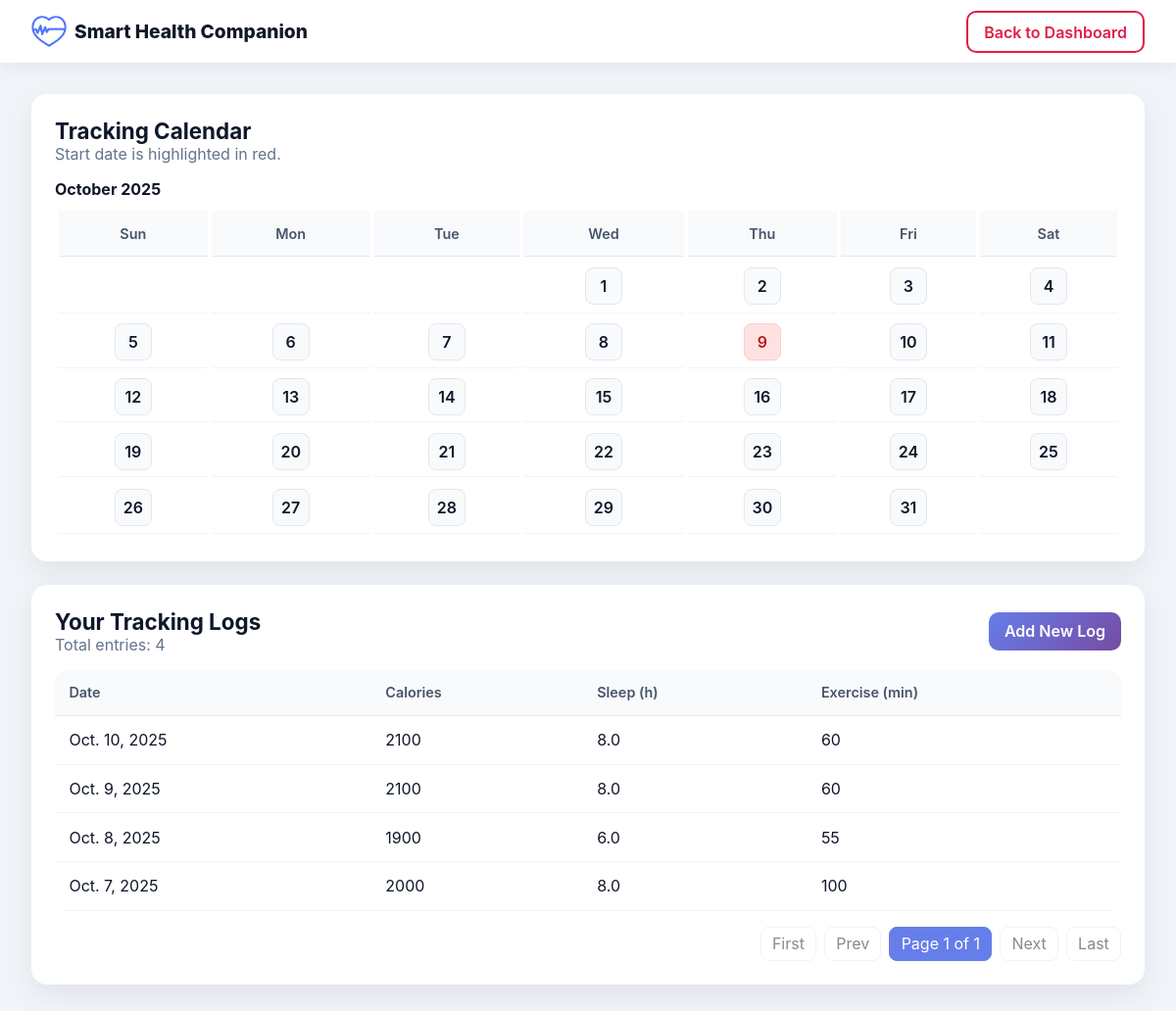
The app's page /logs/ (signed in), older data.
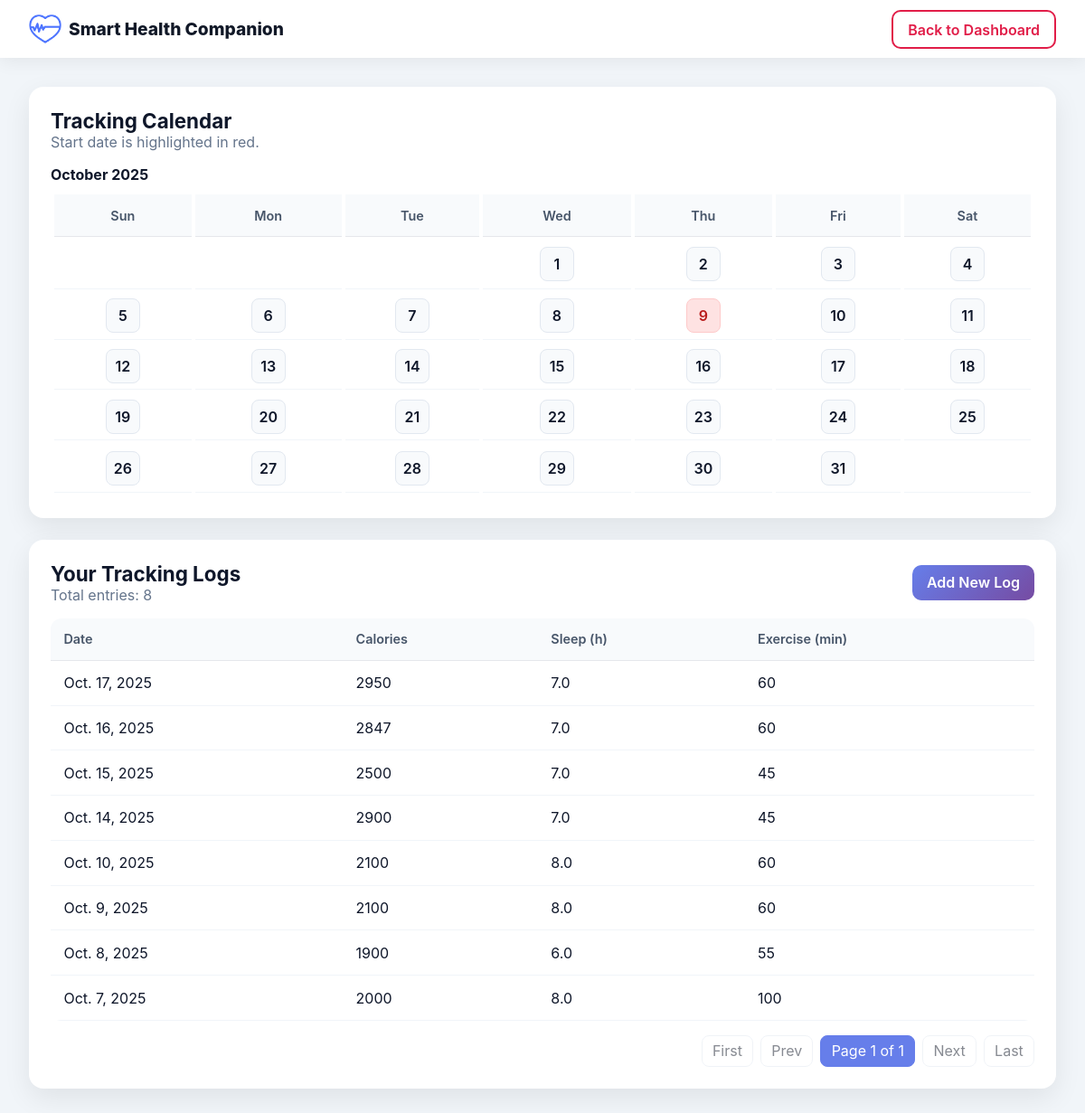
The same page, newer data.
### mainapp/models.py (models this page shows, shortened)
class DailyLog(models.Model):
    user = models.ForeignKey(User, on_delete=models.CASCADE, related_name='daily_logs')
    date = models.DateField()
    calories = models.IntegerField(default=0)
    sleep_hours = models.DecimalField(max_digits=4, decimal_places=1, default=0)
    exercise_minutes = models.IntegerField(default=0)
    class Meta:
        ordering = ['-date']
        unique_together = ('user', 'date')

### mainapp/views.py (the view)
# urls.py: path("logs/", views.logs_view, name="logs"),
@login_required
def logs_view(request):
    logs_qs = DailyLog.objects.filter(user=request.user).order_by('-date')
    paginator = Paginator(logs_qs, 10)
    page_number = request.GET.get('page')
    page_obj = paginator.get_page(page_number)
    profile = getattr(request.user, 'profile', None)
    start_date = getattr(profile, 'start_tracking_date', None) if profile else None
    base_date = start_date or dt_date.today()
    cal = calendar.Calendar(firstweekday=6)  # 6 = Sunday
    month_days = cal.monthdayscalendar(base_date.year, base_date.month)
    month_weeks = []
    for week in month_days:
        week_cells = []
        for day in week:
            cell = {
                'num': day,
                'is_blank': day == 0,
                'is_start': bool(start_date and day == start_date.day and base_date.month == start_date.month and base_date.year == start_date.year)
            }
            week_cells.append(cell)
        month_weeks.append(week_cells)
    month_name = calendar.month_name[base_date.month]
    return render(request, "mainapp/logs.html", {
        "page_obj": page_obj,
        "total_count": logs_qs.count(),
        "calendar_weeks": month_weeks,
        "calendar_month_name": month_name,
        "calendar_year": base_date.year,
    })

### mainapp/templates/mainapp/logs.html (shortened to what this page needs)
<!DOCTYPE html>
<html lang="en">
<head>
    {% load static %}
</head>
<body>
    <header class="header">
        <nav class="nav">
            <div class="logo"><img src="{% static 'heart logo.png' %}" alt="Logo">Smart Health Companion</div>
            <div>
                <a href="{% url 'dashboard' %}" class="btn btn-outline">Back to Dashboard</a>
            </div>
        </nav>
    </header>
    <main class="container">
        <div class="card" style="margin-bottom:1.5rem;">
            <div class="title-row">
                <div>
                    <div class="title">Tracking Calendar</div>
                    <div class="muted">Start date is highlighted in red.</div>
                </div>
            </div>
            <div style="overflow-x:auto;">
                <div style="min-width:320px;">
                    <div style="font-weight:700; margin-bottom:.5rem;">{{ calendar_month_name }} {{ calendar_year }}</div>
                    <table style="width:100%; border-collapse:separate; border-spacing:4px;">
                        <thead>
                            <tr class="muted">
                                <th style="text-align:center;">Sun</th>
                                <th style="text-align:center;">Mon</th>
                                <th style="text-align:center;">Tue</th>
                                <th style="text-align:center;">Wed</th>
                                <th style="text-align:center;">Thu</th>
                                <th style="text-align:center;">Fri</th>
                                <th style="text-align:center;">Sat</th>
                            </tr>
                        </thead>
                        <tbody>
                            {% for week in calendar_weeks %}
                            <tr>
                                {% for d in week %}
                                <td style="text-align:center; padding:.4rem;">
                                    {% if d.is_blank %}
                                        <span style="display:inline-block; width:36px; height:36px;"></span>
                                    {% else %}
                                        <span style="display:inline-flex; width:36px; height:36px; align-items:center; justify-content:center; border-radius:8px; font-weight:600; {% if d.is_start %}background:#fee2e2; color:#b91c1c; border:1px solid #fecaca;{% else %}background:#f8fafc; color:#0f172a; border:1px solid #e2e8f0;{% endif %}">{{ d.num }}</span>
                                    {% endif %}
                                </td>
                                {% endfor %}
                            </tr>
                            {% endfor %}
                        </tbody>
                    </table>
                </div>
            </div>
        </div>
        <div class="card">
            <div class="title-row">
                <div>
                    <div class="title">Your Tracking Logs</div>
                    <div class="muted">Total entries: {{ total_count }}</div>
                </div>
                <a href="{% url 'dashboard' %}" class="btn btn-primary">Add New Log</a>
            </div>
            <div class="table-wrap">
                <table>
                    <thead>
                        <tr>
                            <th>Date</th>
                            <th>Calories</th>
                            <th>Sleep (h)</th>
                            <th>Exercise (min)</th>
                        </tr>
                    </thead>
                    <tbody>
                        {% for log in page_obj.object_list %}
                        <tr>
                            <td>{{ log.date }}</td>
                            <td>{{ log.calories }}</td>
                            <td>{{ log.sleep_hours }}</td>
                            <td>{{ log.exercise_minutes }}</td>
                        </tr>
                        {% empty %}
                        <tr>
                            <td colspan="4" class="muted">No logs yet. Use the dashboard to add your first entry.</td>
                        </tr>
                        {% endfor %}
                    </tbody>
                </table>
            </div>
            <div class="pagination">
                {% if page_obj.has_previous %}
                    <a class="page-btn" href="?page=1">First</a>
                    <a class="page-btn" href="?page={{ page_obj.previous_page_number }}">Prev</a>
                {% else %}
                    <span class="page-btn disabled">First</span>
                    <span class="page-btn disabled">Prev</span>
                {% endif %}
                <span class="page-btn active">Page {{ page_obj.number }} of {{ page_obj.paginator.num_pages }}</span>
                {% if page_obj.has_next %}
                    <a class="page-btn" href="?page={{ page_obj.next_page_number }}">Next</a>
                    <a class="page-btn" href="?page={{ page_obj.paginator.num_pages }}">Last</a>
                {% else %}
                    <span class="page-btn disabled">Next</span>
                    <span class="page-btn disabled">Last</span>
                {% endif %}
            </div>
        </div>
    </main>
</body>
</html>

### mainapp/templates/mainapp/logs.html (style rules this page uses)
body { font-family: 'Inter', -apple-system, BlinkMacSystemFont, sans-serif; background:#f1f5f9; margin:0; color:#0f172a; }
.header { background:white; box-shadow: 0 2px 20px rgba(0,0,0,.08); }
.nav { max-width: 1200px; margin: 0 auto; padding: 1rem 2rem; display:flex; align-items:center; justify-content:space-between; }
.logo { font-weight:800; font-size:1.2rem; color:#111827; display:flex; gap:.5rem; align-items:center; }
.logo img { width: 36px; height:auto; }
.container { max-width: 1200px; margin: 0 auto; padding: 2rem; }
.card { background:white; border-radius:16px; box-shadow:0 10px 30px rgba(0,0,0,.08); padding:1.5rem; }
.title-row { display:flex; align-items:center; justify-content:space-between; gap:1rem; margin-bottom:1rem; }
.title { font-size:1.4rem; font-weight:700; }
.muted { color:#64748b; }
.btn { padding:.6rem 1rem; border:none; border-radius:10px; text-decoration:none; font-weight:600; cursor:pointer; }
.btn-primary { background: linear-gradient(135deg, #667eea 0%, #764ba2 100%); color:white; }
.btn-outline { background:transparent; border:2px solid #e11d48; color:#e11d48; }
.table-wrap { overflow-x:auto; margin-top:.5rem; }
table { width:100%; border-collapse:separate; border-spacing:0; background:white; border-radius:12px; overflow:hidden; }
thead th { background:#f8fafc; color:#475569; text-align:left; padding:.9rem .9rem; border-bottom:1px solid #e5e7eb; font-weight:600; font-size:.9rem; }
tbody td { padding:.9rem .9rem; border-bottom:1px solid #f1f5f9; }
.pagination { display:flex; gap:.5rem; align-items:center; justify-content:flex-end; margin-top:1rem; }
.page-btn { padding:.4rem .7rem; border:1px solid #e2e8f0; border-radius:8px; background:white; color:#111827; text-decoration:none; }
.page-btn.active { background:#667eea; color:white; border-color:#667eea; }
.page-btn.disabled { opacity:.5; pointer-events:none; }

Row changes from the older to the newer data that the page shows:
added DailyLog: date "Oct. 17, 2025", calories "2950", sleep_hours "7.0", exercise_minutes "60"
added DailyLog: date "Oct. 16, 2025", calories "2847", sleep_hours "7.0", exercise_minutes "60"
added DailyLog: date "Oct. 15, 2025", calories "2500", sleep_hours "7.0", exercise_minutes "45"
added DailyLog: date "Oct. 14, 2025", calories "2900", sleep_hours "7.0", exercise_minutes "45"
Text that changed along with them:
{{ total_count }}: "4" → "8"
